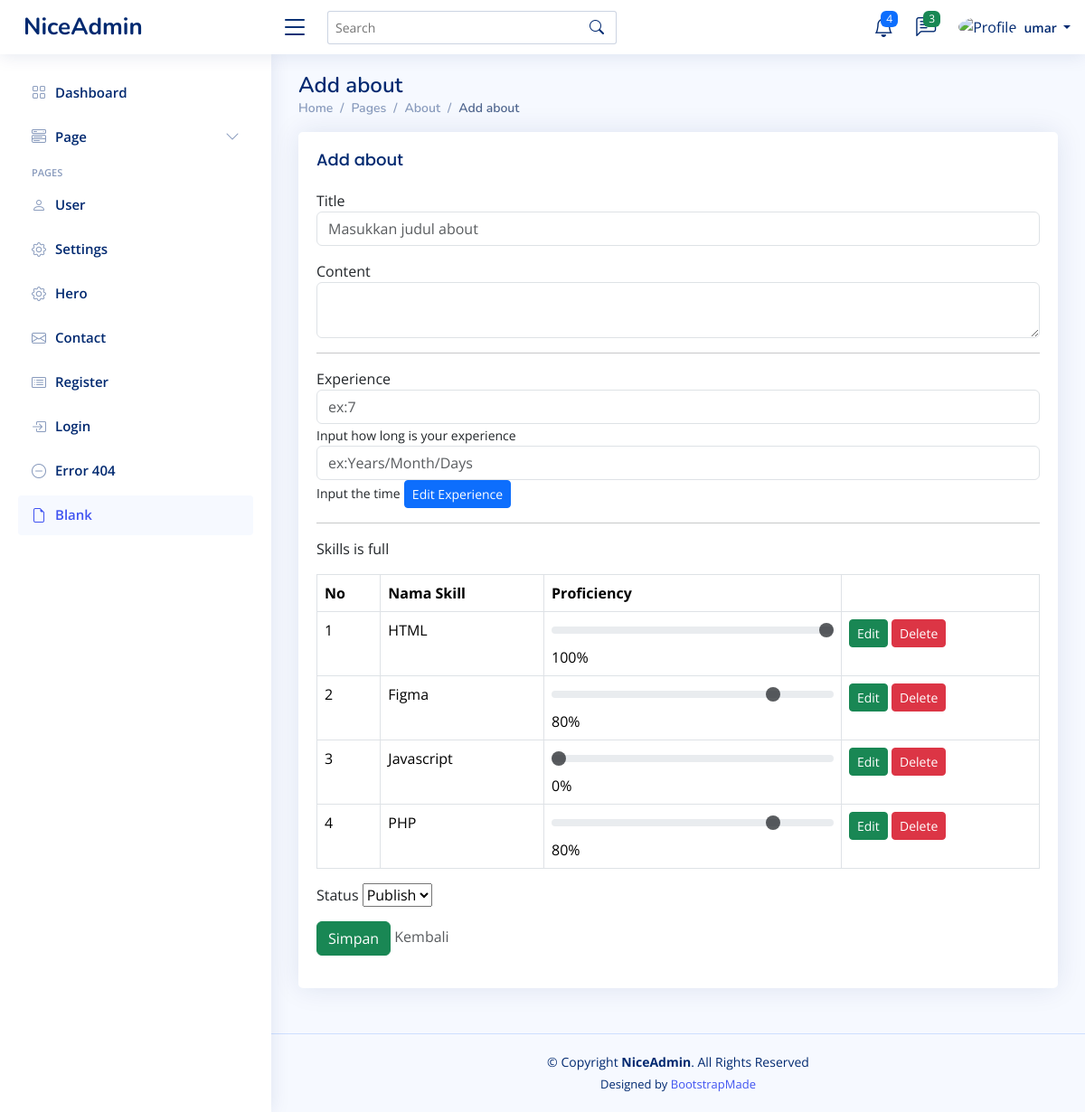
Page /admin/home.php?page=tambah-about (signed in) on the committed database.
### tables this page shows
CREATE TABLE `experience` (
  `id` int(11) NOT NULL,
  `how_long` varchar(100) NOT NULL,
  `time` varchar(50) NOT NULL,
  `created_at` timestamp NOT NULL DEFAULT current_timestamp(),
  `updated_at` timestamp NULL DEFAULT NULL ON UPDATE current_timestamp()
);

CREATE TABLE `skills` (
  `id` int(11) NOT NULL,
  `skill` text NOT NULL,
  `proficient` int(11) NOT NULL,
  `created_at` timestamp NOT NULL DEFAULT current_timestamp(),
  `updated_at` timestamp NULL DEFAULT NULL ON UPDATE current_timestamp()
);

### admin/content/tambah-about.php (the view, shortened to what this page needs)
<?php
$id = isset($_GET['edit']) ? $_GET['edit'] : '';
$queryskills = mysqli_query($koneksi, "SELECT * FROM skills ORDER BY id DESC");
$rowskills = mysqli_fetch_all($queryskills, MYSQLI_ASSOC);
$totalskills =  mysqli_query($koneksi, "SELECT COUNT(*) AS total FROM skills");
$rowtotalskills = mysqli_fetch_assoc($totalskills);
$queryexp = mysqli_query($koneksi, "SELECT * FROM experience ORDER BY id DESC LIMIT 1");
$rowexp = mysqli_fetch_all($queryexp, MYSQLI_ASSOC);
if (isset($_GET['edit'])) {
    $id = $_GET['edit'];
    $query = mysqli_query($koneksi, "SELECT * FROM about WHERE id = '$id'");
    $rowedit = mysqli_fetch_assoc($query);
    $queryeditexp = mysqli_query($koneksi, "SELECT * FROM experience WHERE id = '$id'");
    $roweditexp = mysqli_fetch_assoc($queryeditexp);
    $judul = "Edit about";
} else {
    $judul = "Add about";
}
?>
<div class="pagetitle">
    <h1><?php echo $judul; ?></h1>
    <nav>
        <ol class="breadcrumb">
            <li class="breadcrumb-item"><a href="?page=home">Home</a></li>
            <li class="breadcrumb-item">Pages</li>
            <li class="breadcrumb-item">About</li>
            <li class="breadcrumb-item active"><?php echo $judul; ?></li>
        </ol>
    </nav>
</div>
<section class="section">
    <div class="row">
        <div class="col-lg-12">
            <div class="card">
                <div class="card-body">
                    <h5 class="card-title"><?php echo $judul; ?></h5>
                    <form action="" method="post" enctype="multipart/form-data">
                        <div class="mb-3">
                            <label for="">Title</label>
                            <input type="text" name="title" id="" class="form-control"
                                placeholder="Masukkan judul about" value="<?php echo ($id) ? $rowedit['title'] : '' ?>">
                        </div>
                        <div class="mb-3">
                            <label for="">Content</label>
                            <textarea name="content"
                                class="form-control"><?php echo ($id) ? $rowedit['content'] : '' ?></textarea>
                        </div>
                        <hr>
                        <?php
                                include 'experience.php';
                        ?>
                        <hr>
                        <label for="">Skills</label>
                        <?php
                            if ($rowtotalskills['total'] == 4) {
                                echo " is full";
                            } else {
                                echo "<a href='?page=tambah-skills' class='btn btn-sm btn-primary' align='right'>Tambah Skills</a>";
                            }
                        ?>
                        <table class="table table-bordered mt-3">
                            <thead>
                                <tr>
                                    <th>No</th>
                                    <th>Nama Skill</th>
                                    <th>Proficiency</th>
                                    <th>
                                    </th>
                                </tr>
                            </thead>
                            <tbody>
                                <?php
                                foreach ($rowskills as $keyskills => $rowskill):
                                ?>
                                    <tr>
                                        <td><?php echo $keyskills += 1 ?></td>
                                        <td><?php echo $rowskill['skill'] ?></td>
                                        <td><input class="form-range" type="range" min="0" max="100"
                                                value="<?php echo $rowskill['proficient'] ?>" readonly
                                                disabled><?php echo $rowskill['proficient'] ?>%</td>
                                        <td>
                                            <a href="?page=tambah-skills&edit=<?php echo $rowskill['id'] ?>"
                                                class="btn btn-sm btn-success">
                                                Edit
                                            </a>
                                            <a onclick="return confirm('apakah anda yakin akan menghapus data ini?')"
                                                href="?page=tambah-skills&delete=<?php echo $rowskill['id'] ?>"
                                                class="btn btn-sm btn-danger">
                                                Delete
                                            </a>
                                        </td>
                                    </tr>
                                <?php endforeach ?>
                            </tbody>
                        </table>
                        <div class="mb-3">
                            <label for="">Status</label>
                            <select name="status" id="">
                                <option <?php echo ($id) ? $rowedit['status'] == 1 ? 'selected' : ''  : '' ?> value="1">
                                    Publish
                                </option>
                            </select>
                        </div>
                        <div class="mb-3">
                            <button type="submit" class="btn btn-success" name="simpan">Simpan</button>
                            <a href="?page=about" class="text-muted">Kembali</a>
                        </div>
                    </form>
                </div>
            </div>
        </div>
    </div>
</section>

### admin/content/experience.php
<form action="" method="post" enctype="multipart/form-data">
    <div class="mb-3">
        <?php
            foreach ($rowexp as $keyexp => $valueexp):
            ?>
        <label for="">Experience</label>
        <input type="text" name="how_long" id="" class="form-control" placeholder="ex:7"
            value="<?php echo ($id) ? $valueexp['how_long'] : '' ?>" readonly>
        <small>Input how long is your experience</small>
        <input type="text" name="time" id="" class="form-control" placeholder="ex:Years/Month/Days"
            value="<?php echo ($id) ? $valueexp['time'] : '' ?>"readonly>
        <small>Input the time</small>
        <a href='?page=tambah-experience&edit=<?php echo $valueexp['id'] ?>' class='btn btn-sm btn-primary' align='right'>Edit Experience</a>
        <?php endforeach ?>
    </div>
</form>

### admin/assets/css/style.css (style rules this page uses)
:root { scroll-behavior: smooth; }
body { font-family: "Open Sans", sans-serif; background: #f6f9ff; color: #444444; }
a { color: #4154f1; text-decoration: none; }
h1, h2, h3, h4, h5, h6 { font-family: "Nunito", sans-serif; }
.pagetitle { margin-bottom: 10px; }
.pagetitle h1 { font-size: 24px; margin-bottom: 0; font-weight: 600; color: #012970; }
.card { margin-bottom: 30px; border: none; border-radius: 5px; box-shadow: 0px 0 30px rgba(1, 41, 112, 0.1); }
.card-title { padding: 20px 0 15px 0; font-size: 18px; font-weight: 500; color: #012970; font-family: "Poppins", sans-serif; }
.card-body { padding: 0 20px 20px 20px; }
.breadcrumb { font-size: 14px; font-family: "Nunito", sans-serif; color: #899bbd; font-weight: 600; }
.breadcrumb a { color: #899bbd; transition: 0.3s; }
.breadcrumb .breadcrumb-item::before { color: #899bbd; }
.breadcrumb .active { color: #51678f; font-weight: 600; }

### rows in the picture
skills: keyskills "1", skill "HTML", proficient "100"
skills: keyskills "2", skill "Figma", proficient "80"
skills: keyskills "3", skill "Javascript", proficient "0"
skills: keyskills "4", skill "PHP", proficient "80"

### other values in the picture
$_SESSION['NAME'] "umar"
$judul "Add about"
